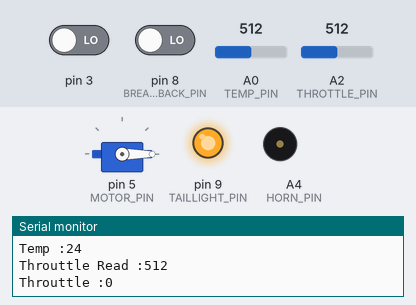
This sketch was run on a simulated Arduino Uno, built with avr-gcc and run on an emulated ATmega328P. Parts: servo, output pins drawn as LEDs (lit = HIGH), buzzer (waves = sounding), the last lines printed to the serial monitor. Dashed ring = blinking. The inputs (shaded band) are chosen by the test bench; at power-on: A0 (TEMP_PIN) = 512, pin 8 (BREAKPIN_BACK_PIN) LOW, A2 (THROTTLE_PIN) = 512, pin 3 LOW.

Above: at 4.2 s.
4.3 s: A0 (TEMP_PIN) set to 216
5.8 s: A0 (TEMP_PIN) set to 186
At 7.7 s:
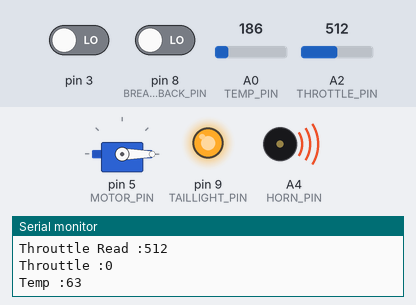
8.8 s: pin 8 (BREAKPIN_BACK_PIN) driven HIGH
At 10.52 s:
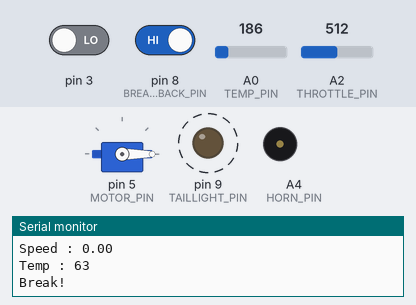
11.8 s: pin 8 (BREAKPIN_BACK_PIN) driven LOW
At 12.1 s:
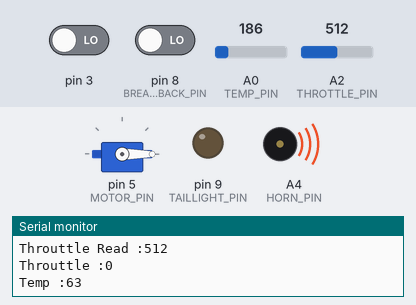
14.8 s: A0 (TEMP_PIN) set to 220
17.0 s: A2 (THROTTLE_PIN) set to 110
18.5 s: A2 (THROTTLE_PIN) set to 95
Timing chart, 0 to 21.0 s (numbered marks = the images above; inputs shaded):
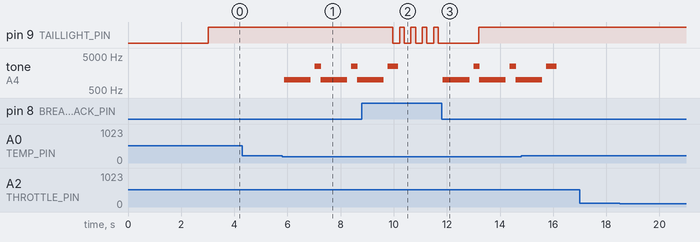

Measured:
- the behaviour switches between 198 and 197 on A0 (TEMP_PIN) (found by bisection; images 0 and 1)
- after the input at 5.8 s, tone on A4 (HORN_PIN): plays 1000 Hz for 1.0 s, 2500 Hz for 0.22 s, 1000 Hz for 1.0 s, 2500 Hz for 0.22 s, 1000 Hz for 0.18 s, starting after 0.08 s
- after the input at 8.8 s, pin 9 (TAILLIGHT_PIN): alternates HIGH for 0.17 s and LOW for 0.25 s, starting after 1.2 s
- after the input at 11.8 s, tone on A4 (HORN_PIN): plays 1000 Hz for 1.0 s, 2500 Hz for 0.22 s, 1000 Hz for 1.0 s, 2500 Hz for 0.22 s, 1000 Hz for 0.21 s, starting after 0.05 s

The sketch:

Scooter_Control_v4.ino
```cpp
/*Header files*/
#include <Servo.h>
/*Header files*/

/*Pin definitions*/
const int PULSE_IN_PIN = 2;	   //馬達速度
const int MOTOR_SPEED_PIN = 4; // unused
const int MOTOR_PIN = 5;
const int BREAKPIN_FRONT_PIN = 6;
const int BREAKPIN_BACK_PIN = 8;
const int TAILLIGHT_PIN = 9;
const int TEMP_PIN = A0;
const int THROTTLE_PIN = A2;
const int PRESERVE_BLUE = A3;
const int HORN_PIN = A4;
const int PRESERVE_ORANGE = A5;
/*Pin definitions*/

/*Settings*/
#define START_DELAY 3000 /*in mS*/
#define UPDATE_INTERVAL 200
#define UPDATETimeLength 400 /*the update frequentcy*/
#define POWER_WALL 160		 /*功耗牆 (馬達滿載180)*/

#define DEBUG 1
#define NoControl 0			 // define if Control motor from outside
#define HONK_PERIOD 400		 //喇叭每段持續時間
#define HONK_FRE 2000		 //喇叭音色
#define TAILLIGHT_PERIOD 250 //尾燈每段持續時間

#define BREAK_EN 1
#define BREAK_DIS 0

#define THERMO_LIMIT 50
#define THERMO_LIMIT_HIGH 60

#define THROTTLE_LOW 210
#define THROTTLE_HIGH 830
/*Settings*/

/*Global Variables*/
float currentOutput = 0;	   //現在的油門輸出
long long lastUpdate = 0;	   //上次的轉速更新
long long lastUpdateMotor = 0; //上次馬達更新
volatile int pulseCount = 0;   //馬達 Pulse 計數
double CurrentSpeed = 0;	   /*The current speed of the scooter (km/h)*/
Servo Motor;
boolean isHonk = 0;
long long lastHonk = 0;
boolean isTailLight = 1;
long long lastTailLight = 0;
long long lastSpeedUpdate = 0; //上次更新速度的時間點，用於控制加速減速的Timing

/*Global Variables*/

void setup()
{
#ifdef DEBUG
	Serial.begin(9600);
#endif // DEBUG

	/*DigitalPins*/
	pinMode(BREAKPIN_BACK_PIN, INPUT);
	/*DigitalPins*/

	/*PWM Pins*/
	pinMode(TAILLIGHT_PIN, OUTPUT);
	/*PWM Pins*/

	/*Analog Pins*/
	// pinMode(TEMP_PIN, INPUT);
	// pinMode(THROTTLE_PIN, INPUT);
	/*Analog Pins*/

	/*Interrupt*/
	attachInterrupt(1, counter, CHANGE);
	/*Interrupt*/

	/*Motor*/
	Motor.attach(MOTOR_PIN, 1000, 2400);
	Motor.write(0);
	delay(START_DELAY); // waiting for the ECT to initialize.
	lastSpeedUpdate = millis();
	/*Motor*/
}

void loop()
{

	if (millis() > lastUpdate + UPDATE_INTERVAL)
	{ // update current speed.

		CurrentSpeed = pulseCount * 0.199956; // Speed formula

#ifdef DEBUG
		Serial.print("Pulses : ");
		Serial.println(pulseCount);
		Serial.print("Speed : ");
		Serial.println(CurrentSpeed);
		Serial.print("Temp : ");
		Serial.println(thermometer(analogRead(TEMP_PIN)));
#endif // DEBUG

		pulseCount = 0;
		lastUpdate = millis();
	}

	if (digitalRead(BREAKPIN_BACK_PIN) == 1)
	{ // Break

#ifdef DEBUG
		Serial.println("Break!");
#endif // DEBUG
		Motor.write(0);
		TailLightManager(BREAK_EN);
		// analogWrite(TAILLIGHT_PIN, 255);
		if (analogRead(THROTTLE_PIN) > 800)
			hornManager(1);
	}
	else
	{ // Not breaking

		// analogWrite(TAILLIGHT_PIN, 150);
		int temp = thermometer(analogRead(TEMP_PIN));
		int throuttle = throttleControl(analogRead(THROTTLE_PIN), temp);
#ifdef DEBUG
		Serial.print("Throuttle :");
		Serial.println(throuttle);
		Serial.print("Temp :");
		Serial.println(temp);
#endif // DEBUG
		Motor.write(throuttle);
		if (temp > THERMO_LIMIT_HIGH)
		{
			tone(HORN_PIN, 1000, 1000);
			delay(1150);
			tone(HORN_PIN, 2500, 200);
			delay(200);
			tone(HORN_PIN, 2500, 200);
		}

		TailLightManager(BREAK_DIS);
	}
}

void counter()
{
	pulseCount++;
}

int thermometer(int tempRead)
{
	double R1 = 10000.0;  // voltage divider resistor value
	double Beta = 3950.0; // Beta value
	double To = 298.15;	  // Temperature in Kelvin for 25 degree Celsius
	double Ro = 10000.0;  // Resistance of Thermistor at 25 degree Celsius

	double Vout, Rt = 0;
	double T = 0;

	Vout = tempRead * 5.0 / 1023.0;
	Rt = R1 * Vout / (5 - Vout);
	T = 1 / (1 / To + log(Rt / Ro) / Beta); // Temperature in Kelvin
	T = T - 273.15;							// Celsius
	return T;
}

int clamp(int value, int min, int max)
{
	if (value < min)
		return min;
	else if (value > max)
		return max;
	else
		return value;
}

int throttleControl(int throttleRead, int thermo)
{
#ifdef DEBUG
	Serial.print("Throuttle Read :");
	Serial.println(throttleRead);
#endif // DEBUG
	// Range: 205~831 -> 210~830
	if (throttleRead < 210)
	{
		currentOutput = 0;
		lastSpeedUpdate = millis();
		return int(currentOutput);
	}

	throttleRead = clamp(throttleRead, THROTTLE_LOW, THROTTLE_HIGH);

	float throttleMax = POWER_WALL;

	// 速度控制
	if (CurrentSpeed < 8) {
		throttleMax = 0;
	} else {
		//7~20
		//50~180
		throttleMax = (CurrentSpeed - 7.0) / 13.0 * 130.0 + 50;
	}

	// 溫控
	if (thermo > THERMO_LIMIT) {
		throttleMax *= ((THERMO_LIMIT_HIGH - clamp(thermo, THERMO_LIMIT, THERMO_LIMIT_HIGH)) / (float)(THERMO_LIMIT_HIGH - THERMO_LIMIT));
	}

	// 電流控制
	// TODO
	currentOutput = clamp((throttleRead - THROTTLE_LOW) / (float)(THROTTLE_HIGH - THROTTLE_LOW) * POWER_WALL, 0, throttleMax);
	return int(currentOutput);
}

void hornManager(boolean honkControl)
{
	if (honkControl == 1)
	{
		if (millis() >= lastHonk + HONK_PERIOD * 2)
		{
			tone(HORN_PIN, HONK_FRE, HONK_PERIOD);
			lastHonk = millis();
		}
	}
}

void TailLightManager(boolean BreakControl)
{
	if (BreakControl == 1)
	{
		if (millis() >= lastTailLight + TAILLIGHT_PERIOD / 1.5 && isTailLight == 1)
		{
			digitalWrite(TAILLIGHT_PIN, 0);
			lastTailLight = millis();
			isTailLight = 0;
		}
		else if (millis() >= lastTailLight + TAILLIGHT_PERIOD && isTailLight == 0)
		{
			digitalWrite(TAILLIGHT_PIN, 1);
			lastTailLight = millis();
			isTailLight = 1;
		}
	}
	else
	{
		digitalWrite(TAILLIGHT_PIN, 1);
	}
}
```
